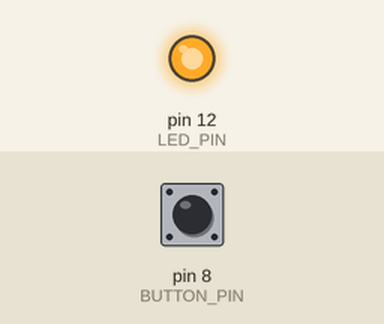
The program below on a simulated Arduino Uno, built with avr-gcc and run on an emulated ATmega328P. Shown: output pins drawn as LEDs (lit = HIGH). Inputs (shaded band) come from the test bench; at power-on: pin 8 (BUTTON_PIN) HIGH.

Above: at 1.2 s.
1.3 s: pin 8 (BUTTON_PIN) pulled LOW for 0.15 s
At 1.37 s:
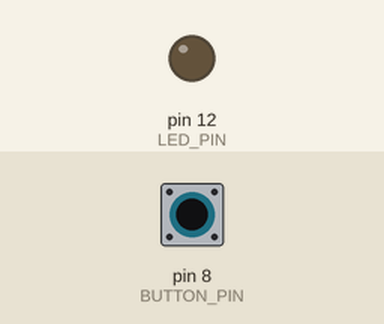
2.9 s: pin 8 (BUTTON_PIN) pulled LOW for 3.2 s
At 7.1 s:
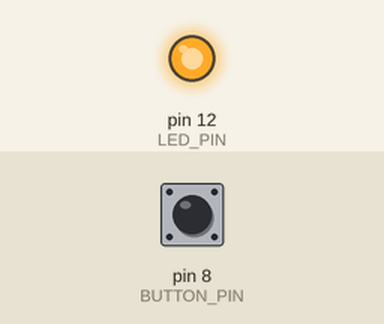
Timing chart, 0 to 8.6 s (numbered marks = the images above; inputs shaded):
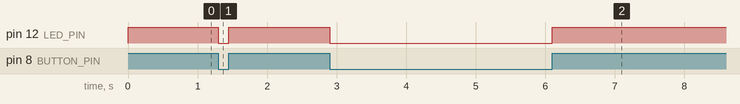

Measured:
- after the input at 1.3 s, pin 12 (LED_PIN): HIGH → LOW at once, → HIGH 0.15 s later
- after the input at 2.9 s, pin 12 (LED_PIN): HIGH → LOW at once, → HIGH 3.2 s later

The program:

main.cpp
```cpp
#include <Arduino.h>

#define LED_PIN 12
#define BUTTON_PIN 8

// Vise fram antall ganger knappen har blitt trykket på.
unsigned int antall = 0;

// Tilstandsvariabel
unsigned long prevMillis = 0;
bool state = false;

//Start Serial

// Setup sets the pin modes
void setup() {
  pinMode(LED_PIN, OUTPUT);
  pinMode(BUTTON_PIN, INPUT);
  prevMillis = millis();
}

// Loop for button control
void loop() {
  if(!digitalRead(BUTTON_PIN)){
    digitalWrite(LED_PIN, LOW);
    state = false;
  } else {
    digitalWrite(LED_PIN, HIGH);
    while((millis() - prevMillis > 1000) || !state){
      antall++;
      Serial.println(antall);
      prevMillis = millis();
      state = true;
    }
  }
}
```
